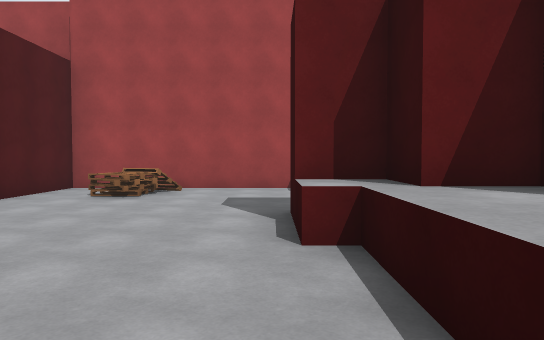
View 1 (above)

12 first-person views from a walk through a Unity game level. The camera is 1.5 m above the floor, tilts 2° down and sees 70° across. Doors are open. The floor is counted in squares, 2 m on a side. Each view is taken from the middle of a square. On the plan, view 1 faces up. The plan holds only what a view shows up to about 12 squares ahead; the rest is blank. The place goes on beyond the plan. The player is left out. Surface patterns are stand-ins for the level's own textures.

View 2
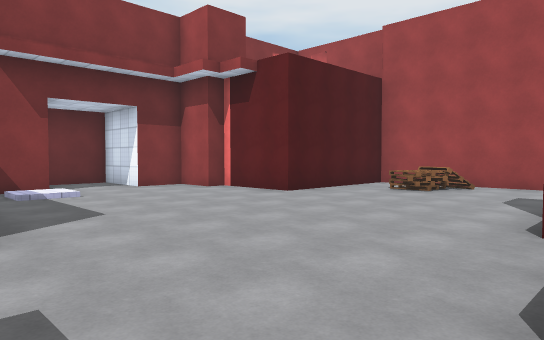

View 3
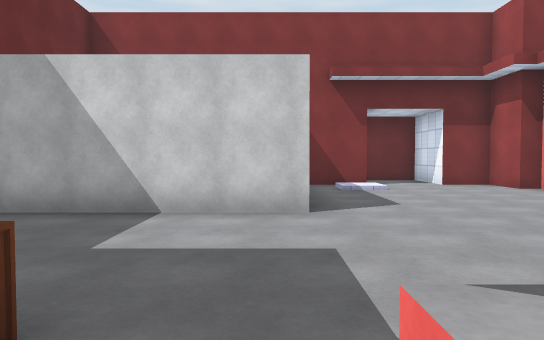

View 4
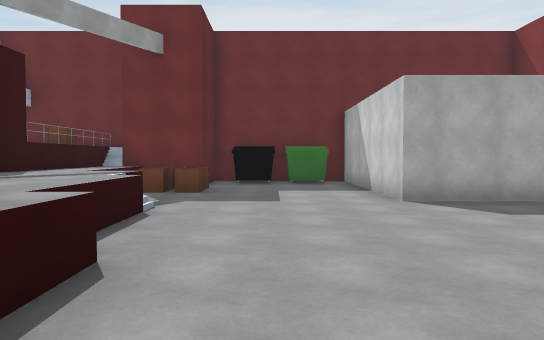

View 5
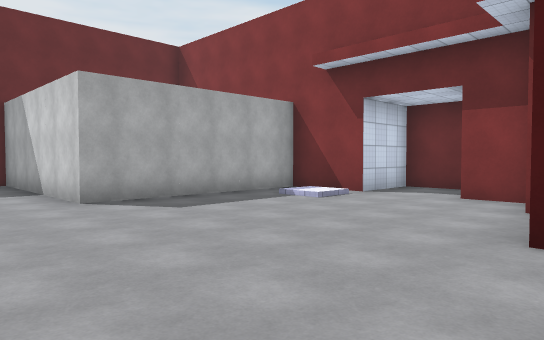

View 6
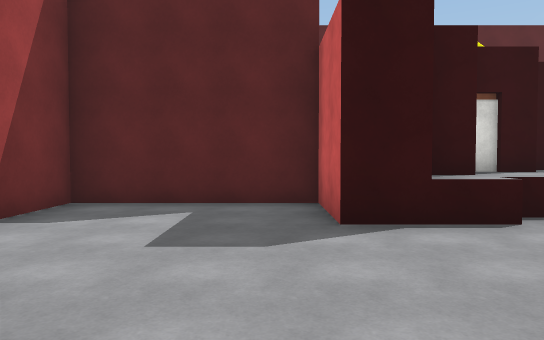

View 7
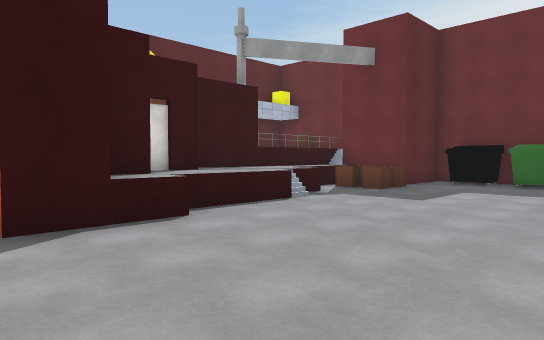

View 8
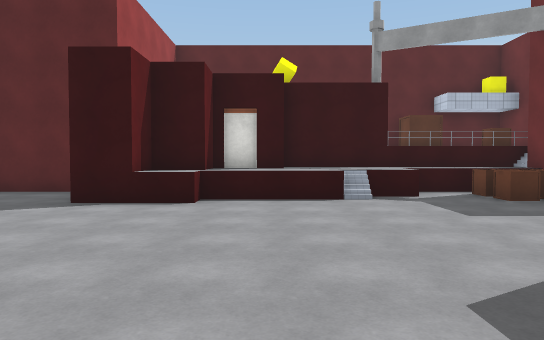

View 9
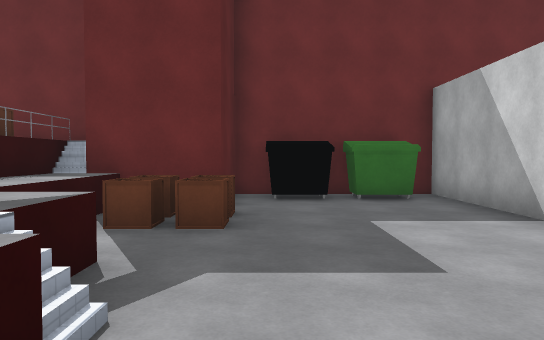

View 10
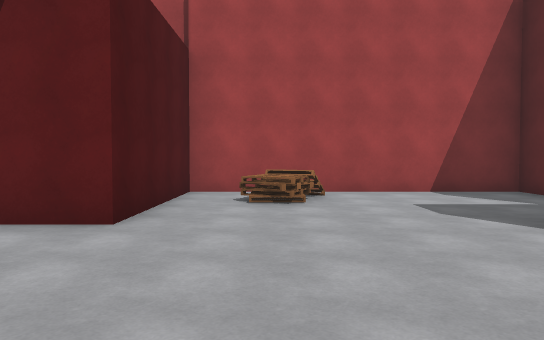

View 11
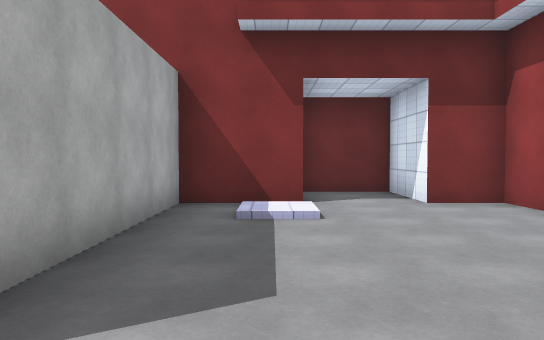

View 12
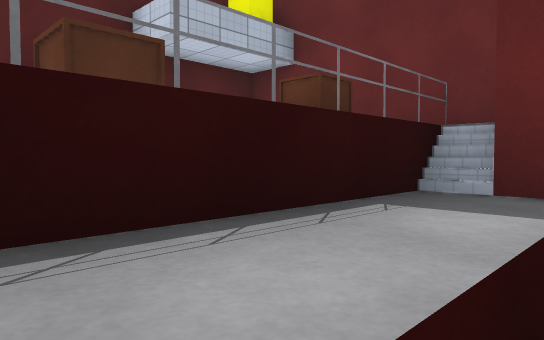

### Floor plan
Key: @ floor where view 1 was taken; # wall or solid block; . main floor; : floor 1 m higher than the main floor; ^ raised ledge; P pallet; B box; I bin; O other object.
Columns run from 11 left of view 1 to 5 right of it. Each row starts with its distance up from view 1.
 10       #########
  9       #.......#
  8       #.PP....#
  7       #.P.....#
  6     ###.......#
  5   ###.......###
  4 ###.........##
  3 #...........##
  2 #...........:##
  1 ###.........::#
  0   #........@.:#
 -1   ######......O
 -2        #....^.O
 -3        #....^.O
 -4        #....##OBB
 -5        #.III#####
 -6        ######

Where each view was taken, in squares from view 1:
view 1: 0 up, 0 right, facing up
view 2: 1 down, 1 right, facing up-left
view 3: 1 down, 2 right, facing left
view 4: 6 up, 1 left, facing down
view 5: 6 up, 1 left, facing down-left
view 6: 6 up, 4 left, facing right
view 7: 6 up, 4 left, facing down-right
view 8: 2 up, 6 left, facing right
view 9: 2 up, 0 right, facing down
view 10: 1 up, 3 left, facing up
view 11: 1 up, 2 left, facing left
view 12: 1 down, 2 right, facing down-right
